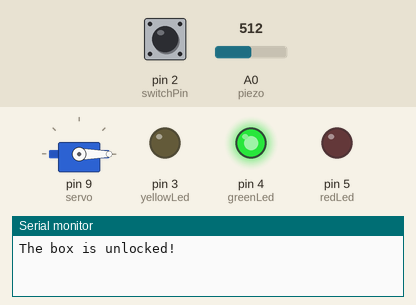
A sketch run on a simulated Arduino Uno, built with avr-gcc and run on an emulated ATmega328P. On the bench: servo, output pins drawn as LEDs (lit = HIGH), the last lines printed to the serial monitor. The inputs (shaded band) are chosen by the test bench; at power-on: pin 2 (switchPin) LOW, A0 (piezo) = 512.

Above: at 1.2 s.
1.3 s: pin 2 (switchPin) pulled HIGH for 0.15 s
At 1.7 s:
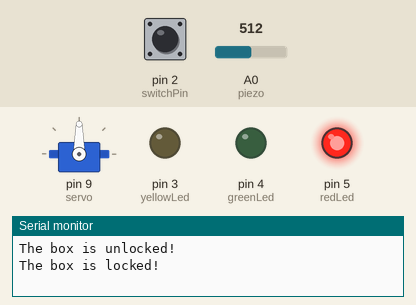
Timing chart, 0 to 4.3 s (numbered marks = the images above; inputs shaded):
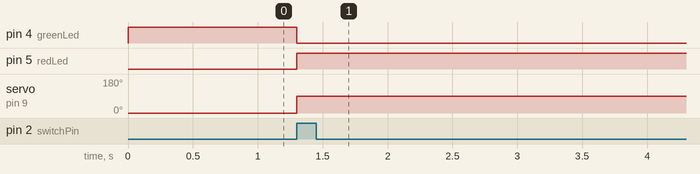

Measured:
- after the input at 1.3 s, pin 4 (greenLed): HIGH → LOW at once; pin 5 (redLed): LOW → HIGH at once; servo on pin 9 (servo): 0° → 90° at once

The sketch:

proj12.ino
```cpp
#include <Servo.h>

Servo servo;

const int piezo = A0;
const int switchPin = 2;
const int yellowLed = 3;
const int greenLed = 4;
const int redLed = 5;

const int quietKnock = 10;
const int loudKnock = 100;

bool locked = false;
int numberOfKnocks = 0;

void setup() {
  servo.attach(9);
  pinMode(yellowLed, OUTPUT);
  pinMode(redLed, OUTPUT);
  pinMode(greenLed, OUTPUT);
  pinMode(switchPin, INPUT);
  Serial.begin(9600);

  digitalWrite(greenLed, HIGH);
  servo.write(0);

  Serial.println("The box is unlocked!");
}

void loop() {

  if (!locked)
  {
    int switchVal = digitalRead(switchPin);
    if (switchVal == HIGH)
    {
      locked = true;
      numberOfKnocks = 0;
      digitalWrite(greenLed, LOW);
      digitalWrite(redLed, HIGH);
      servo.write(90);
      Serial.println("The box is locked!");
      delay(1000);
    }
  }

  if (locked)
  {
    int knockVal = analogRead(piezo);
    if (numberOfKnocks < 3 && knockVal > 0)
    {
      if (checkForKnock(knockVal))
      {
        numberOfKnocks++;
      }
      Serial.print(3 - numberOfKnocks);
      Serial.println(" more knocks to go");
    }

    if (numberOfKnocks >= 3)
    {
      locked = false;
      servo.write(0);
      delay(20);
      digitalWrite(greenLed, HIGH);
      digitalWrite(redLed, LOW);
      Serial.println("The box is unlocked!");
    }
  }
}

bool checkForKnock(int value)
{
  if (value >=0 && value <= 5)
  {
    return false;
  }
  else if (value > quietKnock && value < loudKnock)
  {
    digitalWrite(yellowLed, HIGH);
    delay(50);
    digitalWrite(yellowLed, LOW);
    Serial.print("Valid knock of value ");
    Serial.println(value);

    return true;
  }
  else
  {
    Serial.print("Bad knock value ");
    Serial.println(value);
    return false;
  }
}
```
